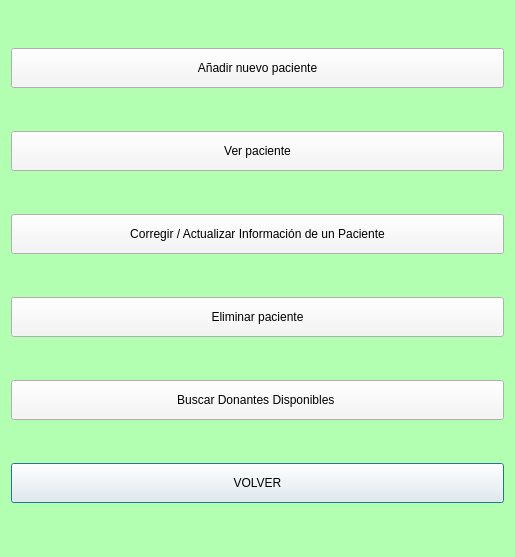
<?xml version="1.0" encoding="UTF-8"?>
<ui version="4.0">
 <class>Menu_PACIENTE</class>
 <widget class="QDialog" name="Menu_PACIENTE">
  <property name="geometry">
   <rect>
    <x>0</x>
    <y>0</y>
    <width>515</width>
    <height>557</height>
   </rect>
  </property>
  <property name="windowTitle">
   <string>Dialog</string>
  </property>
  <property name="styleSheet">
   <string notr="true">
background-color: rgb(179, 255, 178);</string>
  </property>
  <layout class="QGridLayout" name="gridLayout">
   <item row="8" column="0">
    <widget class="QPushButton" name="BotonVolver">
     <property name="minimumSize">
      <size>
       <width>0</width>
       <height>40</height>
      </size>
     </property>
     <property name="maximumSize">
      <size>
       <width>500</width>
       <height>16777215</height>
      </size>
     </property>
     <property name="styleSheet">
      <string notr="true">background-color: rgb(245, 245, 245);</string>
     </property>
     <property name="text">
      <string>VOLVER</string>
     </property>
    </widget>
   </item>
   <item row="6" column="0">
    <widget class="QPushButton" name="BotonEliminarPac">
     <property name="minimumSize">
      <size>
       <width>0</width>
       <height>40</height>
      </size>
     </property>
     <property name="maximumSize">
      <size>
       <width>500</width>
       <height>16777215</height>
      </size>
     </property>
     <property name="styleSheet">
      <string notr="true">background-color: rgb(245, 245, 245);</string>
     </property>
     <property name="text">
      <string>Eliminar paciente</string>
     </property>
    </widget>
   </item>
   <item row="4" column="0">
    <widget class="QPushButton" name="BotonEditarPac">
     <property name="minimumSize">
      <size>
       <width>0</width>
       <height>40</height>
      </size>
     </property>
     <property name="maximumSize">
      <size>
       <width>500</width>
       <height>16777215</height>
      </size>
     </property>
     <property name="styleSheet">
      <string notr="true">background-color: rgb(245, 245, 245);</string>
     </property>
     <property name="text">
      <string>Corregir / Actualizar Información de un Paciente</string>
     </property>
    </widget>
   </item>
   <item row="2" column="0">
    <widget class="QPushButton" name="BotonVerPac">
     <property name="minimumSize">
      <size>
       <width>40</width>
       <height>40</height>
      </size>
     </property>
     <property name="maximumSize">
      <size>
       <width>500</width>
       <height>40</height>
      </size>
     </property>
     <property name="styleSheet">
      <string notr="true">background-color: rgb(245, 245, 245);</string>
     </property>
     <property name="text">
      <string>Ver paciente</string>
     </property>
    </widget>
   </item>
   <item row="1" column="0">
    <widget class="QPushButton" name="BotonNuevoPac">
     <property name="minimumSize">
      <size>
       <width>0</width>
       <height>40</height>
      </size>
     </property>
     <property name="maximumSize">
      <size>
       <width>500</width>
       <height>16777215</height>
      </size>
     </property>
     <property name="styleSheet">
      <string notr="true">background-color: rgb(245, 245, 245);</string>
     </property>
     <property name="text">
      <string>Añadir nuevo paciente</string>
     </property>
    </widget>
   </item>
   <item row="7" column="0">
    <widget class="QPushButton" name="BotonBuscarDonante">
     <property name="minimumSize">
      <size>
       <width>0</width>
       <height>40</height>
      </size>
     </property>
     <property name="styleSheet">
      <string notr="true">background-color: rgb(245, 245, 245);</string>
     </property>
     <property name="text">
      <string>Buscar Donantes Disponibles </string>
     </property>
    </widget>
   </item>
  </layout>
 </widget>
 <resources/>
 <connections/>
</ui>
